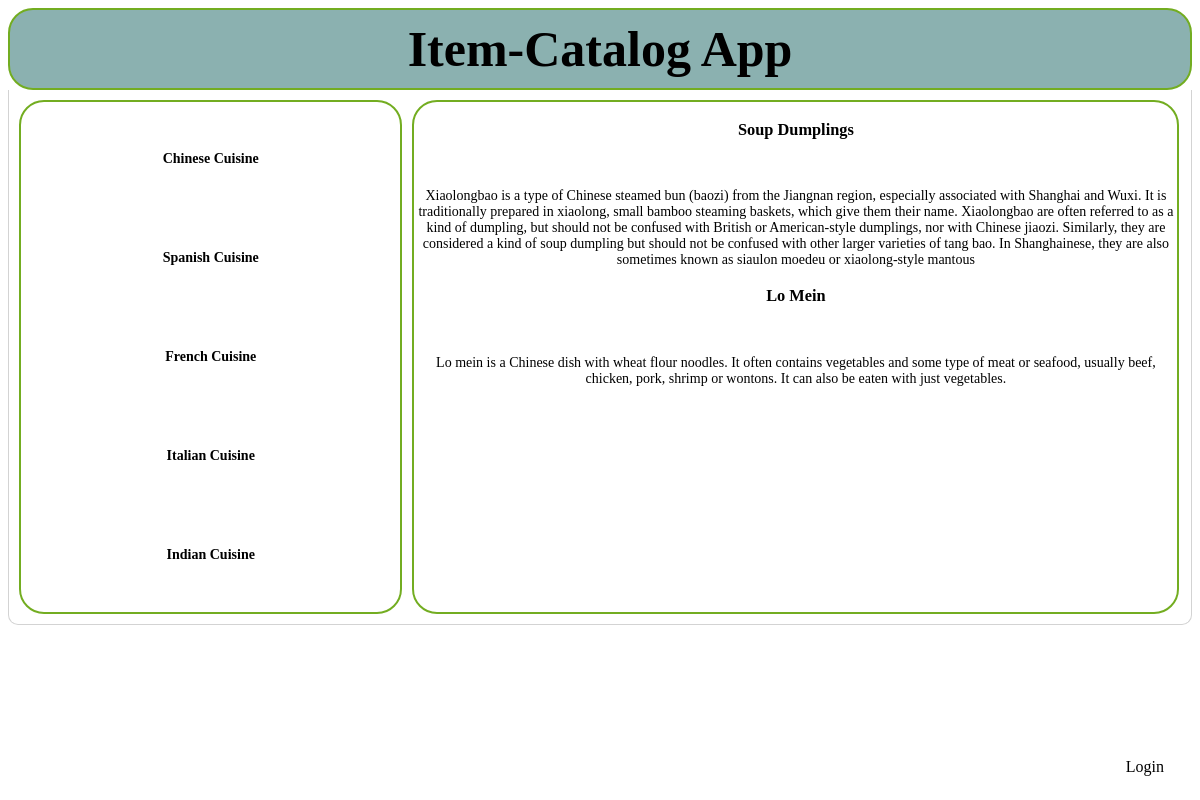
Page /main/1/ on the committed database.
### database_setup.py (models this page shows, shortened)
class Category(Base):
	__tablename__ = 'category'
	name = Column(String(80), nullable = False)
	id = Column(Integer, primary_key = True)
	user_id = Column(Integer, ForeignKey('user.id'))
	user = relationship(User)

class Item(Base):
	__tablename__ = 'item'
	name = Column(String(80), nullable = False)
	id = Column(Integer, primary_key = True)
	description = Column(String(500))
	user_id = Column(Integer, ForeignKey('user.id'))
	user = relationship(User)
	category_id = Column(Integer, ForeignKey('category.id'))
	category = relationship(Category)

### main.py (the view)
@app.route('/main/<int:category_id>/')
def categoryItems(category_id):
	"""Updates the item pane with a list of items specific to that category"""
	categories = session.query(Category).all()
	items = session.query(Item).filter_by(category_id=category_id)
	if 'username' in login_session:
		return render_template('main.html', categories=categories, items=items, category_id=category_id,loggedIn=True)
	else:
		return render_template('main.html', categories=categories, items=items, category_id=category_id)

### templates/main.html (shortened to what this page needs)
<!DOCTYPE html>
<html lang="en" xmlns="http://www.w3.org/1999/xhtml">
<head>
	<link rel="stylesheet" type=text/css href="{{url_for('static', filename='main.css')}}">
</head>
<body>
	<header class="header">
		<div class="title">
			<a href="{{url_for('mainMenu')}}"><h1>Item-Catalog App</h1></a>
		</div>
	</header>
	<div class="container">
		<div class="grid-container">
			<div class="menu">
                {% for category in categories %}
                <p>
                    <a href="{{url_for('categoryItems', category_id = category.id)}}"> <h4>{{category.name}}</h4></a>
                    <br>
                </p>
                {% else %}
                    <h3> There are no category entries.</h3>
                {% endfor %}
			</div>
			<div class="item">
                {% for item in items %}
                    {% if loggedIn %}
					    <p>
                            <h3>{{item.name}}</h3><br>
                            <a href="{{url_for('editItem', category_id = item.category_id, item_id = item.id)}}">Edit</a>
                            |
                            <a href="{{url_for('deleteItem', category_id = item.category_id, item_id = item.id)}}">Delete</a>
                            <br>{{item.description}} <br>
                        </p>
                    {% else %}
                        <p class = "itemText">
                            <h3>{{item.name}}</h3><br>
                            <br>{{item.description}} <br>
                        </p>
                    {% endif %}
                {% endfor %}
			</div>
        </div>
    </div>
    {% if loggedIn %}
        <a class="loginbutton" href="{{url_for('gdisconnect')}}">Logout</a>
    {% else %}
        <a class="loginbutton" href="{{url_for('login')}}">Login</a>
    {% endif %}
</body>
</html>

### static/main.css (style rules this page uses)
h1 { font-size: 50px; font-family: "Bradley Hand", cursive; margin: 0; }
.header { border-bottom: 6px solid #7d97ad; background-color: #8bb1b0; border: 2px solid #73AD21; border-radius: 25px; border-style: solid; color: #2d3c49; display: flex; }
.title { display:inline-block; padding:10px; text-align:center; width:100%; }
a:link { color: black; text-align: center; text-decoration: none; display: inline-block; }
body { background-color: #ffffff; font-family: "Apple Chancery", cursive; }
.container { border: 1px lightgrey; border-right-style: solid; border-left-style: solid; border-bottom-style: solid; border-bottom-right-radius: 10px; border-bottom-left-radius: 10px; }
.grid-container { display: grid; grid-template-columns: 33% 66%; grid-gap: 10px; padding: 10px; }
.grid-container > div { border: 2px solid #73AD21; border-radius: 25px; border-style: solid; text-align: center; font-size: 14px; }
.loginbutton { position: fixed; bottom: 3%; right: 3%; }
.menu { float: left; }
.item { float: right; }
.itemText { font-size: 18px; }

### rows in the picture
Item: name "Soup Dumplings", description "Xiaolongbao is a type of Chinese steamed bun (baozi) from the Jiangnan region, especially associated with Shanghai and Wuxi. It is traditionally prepared in xiaolong, small bamboo steaming baskets, which give them their name. Xiaolongbao are often referred to as a kind of dumpling, but should not be confused with British or American-style dumplings, nor with Chinese jiaozi. Similarly, they are considered a kind of soup dumpling but should not be confused with other larger varieties of tang bao. In Shanghainese, they are also sometimes known as siaulon moedeu or xiaolong-style mantous"
Item: name "Lo Mein", description "Lo mein is a Chinese dish with wheat flour noodles. It often contains vegetables and some type of meat or seafood, usually beef, chicken, pork, shrimp or wontons. It can also be eaten with just vegetables."
